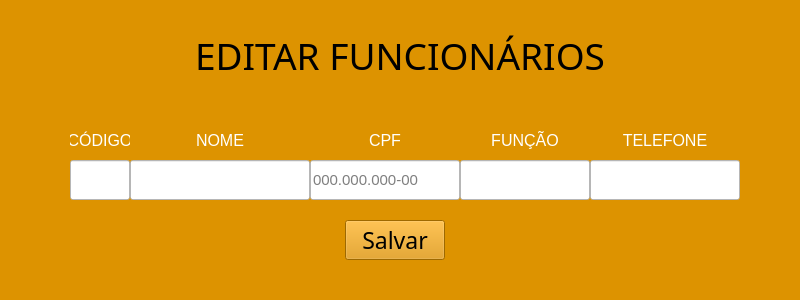
<?xml version="1.0" encoding="UTF-8"?>
<ui version="4.0">
 <class>MainWindow</class>
 <widget class="QMainWindow" name="MainWindow">
  <property name="geometry">
   <rect>
    <x>0</x>
    <y>0</y>
    <width>800</width>
    <height>300</height>
   </rect>
  </property>
  <property name="minimumSize">
   <size>
    <width>800</width>
    <height>300</height>
   </size>
  </property>
  <property name="windowTitle">
   <string>MainWindow</string>
  </property>
  <property name="styleSheet">
   <string notr="true">background-color: rgb(221, 147, 0);</string>
  </property>
  <widget class="QWidget" name="centralwidget">
   <widget class="QLineEdit" name="lineEdit_3">
    <property name="geometry">
     <rect>
      <x>130</x>
      <y>160</y>
      <width>180</width>
      <height>40</height>
     </rect>
    </property>
    <property name="font">
     <font>
      <pointsize>11</pointsize>
     </font>
    </property>
    <property name="styleSheet">
     <string notr="true">background-color: rgb(255, 255, 255);</string>
    </property>
   </widget>
   <widget class="QLabel" name="label_4">
    <property name="geometry">
     <rect>
      <x>130</x>
      <y>120</y>
      <width>180</width>
      <height>40</height>
     </rect>
    </property>
    <property name="font">
     <font>
      <family>Segoe UI</family>
      <pointsize>12</pointsize>
     </font>
    </property>
    <property name="styleSheet">
     <string notr="true">color: rgb(255, 255, 255);</string>
    </property>
    <property name="text">
     <string>NOME</string>
    </property>
    <property name="alignment">
     <set>Qt::AlignCenter</set>
    </property>
   </widget>
   <widget class="QLineEdit" name="lineEdit_2">
    <property name="geometry">
     <rect>
      <x>70</x>
      <y>160</y>
      <width>60</width>
      <height>40</height>
     </rect>
    </property>
    <property name="font">
     <font>
      <pointsize>11</pointsize>
     </font>
    </property>
    <property name="styleSheet">
     <string notr="true">background-color: rgb(255, 255, 255);</string>
    </property>
   </widget>
   <widget class="QLineEdit" name="lineEdit_5">
    <property name="geometry">
     <rect>
      <x>460</x>
      <y>160</y>
      <width>130</width>
      <height>40</height>
     </rect>
    </property>
    <property name="font">
     <font>
      <pointsize>11</pointsize>
     </font>
    </property>
    <property name="styleSheet">
     <string notr="true">background-color: rgb(255, 255, 255);</string>
    </property>
   </widget>
   <widget class="QLineEdit" name="lineEdit_4">
    <property name="geometry">
     <rect>
      <x>310</x>
      <y>160</y>
      <width>150</width>
      <height>40</height>
     </rect>
    </property>
    <property name="font">
     <font>
      <pointsize>11</pointsize>
     </font>
    </property>
    <property name="styleSheet">
     <string notr="true">background-color: rgb(255, 255, 255);</string>
    </property>
    <property name="placeholderText">
     <string>000.000.000-00</string>
    </property>
   </widget>
   <widget class="QLabel" name="label_5">
    <property name="geometry">
     <rect>
      <x>310</x>
      <y>120</y>
      <width>150</width>
      <height>40</height>
     </rect>
    </property>
    <property name="font">
     <font>
      <family>Segoe UI</family>
      <pointsize>12</pointsize>
     </font>
    </property>
    <property name="styleSheet">
     <string notr="true">color: rgb(255, 255, 255);</string>
    </property>
    <property name="text">
     <string>CPF</string>
    </property>
    <property name="alignment">
     <set>Qt::AlignCenter</set>
    </property>
   </widget>
   <widget class="QLabel" name="label_3">
    <property name="geometry">
     <rect>
      <x>70</x>
      <y>120</y>
      <width>60</width>
      <height>40</height>
     </rect>
    </property>
    <property name="font">
     <font>
      <family>Segoe UI</family>
      <pointsize>12</pointsize>
     </font>
    </property>
    <property name="styleSheet">
     <string notr="true">color: rgb(255, 255, 255);</string>
    </property>
    <property name="text">
     <string>CÓDIGO</string>
    </property>
    <property name="alignment">
     <set>Qt::AlignCenter</set>
    </property>
   </widget>
   <widget class="QLabel" name="label_6">
    <property name="geometry">
     <rect>
      <x>460</x>
      <y>120</y>
      <width>130</width>
      <height>40</height>
     </rect>
    </property>
    <property name="font">
     <font>
      <family>Segoe UI</family>
      <pointsize>12</pointsize>
     </font>
    </property>
    <property name="styleSheet">
     <string notr="true">color: rgb(255, 255, 255);</string>
    </property>
    <property name="text">
     <string>FUNÇÃO</string>
    </property>
    <property name="alignment">
     <set>Qt::AlignCenter</set>
    </property>
   </widget>
   <widget class="QLabel" name="label_7">
    <property name="geometry">
     <rect>
      <x>590</x>
      <y>120</y>
      <width>150</width>
      <height>40</height>
     </rect>
    </property>
    <property name="font">
     <font>
      <family>Segoe UI</family>
      <pointsize>12</pointsize>
     </font>
    </property>
    <property name="styleSheet">
     <string notr="true">color: rgb(255, 255, 255);</string>
    </property>
    <property name="text">
     <string>TELEFONE</string>
    </property>
    <property name="alignment">
     <set>Qt::AlignCenter</set>
    </property>
   </widget>
   <widget class="QLineEdit" name="lineEdit_6">
    <property name="geometry">
     <rect>
      <x>590</x>
      <y>160</y>
      <width>150</width>
      <height>40</height>
     </rect>
    </property>
    <property name="font">
     <font>
      <pointsize>11</pointsize>
     </font>
    </property>
    <property name="styleSheet">
     <string notr="true">background-color: rgb(255, 255, 255);</string>
    </property>
   </widget>
   <widget class="QPushButton" name="botaoSalvar">
    <property name="geometry">
     <rect>
      <x>345</x>
      <y>220</y>
      <width>100</width>
      <height>40</height>
     </rect>
    </property>
    <property name="font">
     <font>
      <family>Bodoni MT</family>
      <pointsize>17</pointsize>
     </font>
    </property>
    <property name="cursor">
     <cursorShape>PointingHandCursor</cursorShape>
    </property>
    <property name="styleSheet">
     <string notr="true">background-color: rgb(227, 131, 0);
color: rgb(53, 41,5);
pushButton{
border-styler: inset;
border-width: medium; 
#border-color: rgb(53, 41, 5);
box-shadow: black 60px -16px;
border-radius: 50px;
}
</string>
    </property>
    <property name="text">
     <string>Salvar</string>
    </property>
   </widget>
   <widget class="QLabel" name="label_8">
    <property name="geometry">
     <rect>
      <x>10</x>
      <y>20</y>
      <width>70</width>
      <height>60</height>
     </rect>
    </property>
    <property name="text">
     <string/>
    </property>
    <property name="pixmap">
     <pixmap>../site_hamb/burguer2.png</pixmap>
    </property>
    <property name="scaledContents">
     <bool>true</bool>
    </property>
   </widget>
   <widget class="QLabel" name="label_9">
    <property name="geometry">
     <rect>
      <x>720</x>
      <y>20</y>
      <width>70</width>
      <height>60</height>
     </rect>
    </property>
    <property name="text">
     <string/>
    </property>
    <property name="pixmap">
     <pixmap>../site_hamb/burguer2.png</pixmap>
    </property>
    <property name="scaledContents">
     <bool>true</bool>
    </property>
   </widget>
   <widget class="QLabel" name="label">
    <property name="geometry">
     <rect>
      <x>150</x>
      <y>20</y>
      <width>500</width>
      <height>70</height>
     </rect>
    </property>
    <property name="font">
     <font>
      <family>Algerian</family>
      <pointsize>28</pointsize>
     </font>
    </property>
    <property name="text">
     <string>EDITAR FUNCIONÁRIOS</string>
    </property>
    <property name="alignment">
     <set>Qt::AlignCenter</set>
    </property>
   </widget>
   <widget class="QLabel" name="label_10">
    <property name="geometry">
     <rect>
      <x>700</x>
      <y>20</y>
      <width>80</width>
      <height>70</height>
     </rect>
    </property>
    <property name="text">
     <string/>
    </property>
    <property name="pixmap">
     <pixmap>burguer2.png</pixmap>
    </property>
    <property name="scaledContents">
     <bool>true</bool>
    </property>
   </widget>
   <widget class="QLabel" name="label_11">
    <property name="geometry">
     <rect>
      <x>30</x>
      <y>20</y>
      <width>80</width>
      <height>70</height>
     </rect>
    </property>
    <property name="text">
     <string/>
    </property>
    <property name="pixmap">
     <pixmap>burguer2.png</pixmap>
    </property>
    <property name="scaledContents">
     <bool>true</bool>
    </property>
   </widget>
  </widget>
  <widget class="QMenuBar" name="menubar">
   <property name="geometry">
    <rect>
     <x>0</x>
     <y>0</y>
     <width>800</width>
     <height>21</height>
    </rect>
   </property>
  </widget>
  <widget class="QStatusBar" name="statusbar"/>
 </widget>
 <tabstops>
  <tabstop>lineEdit_2</tabstop>
  <tabstop>lineEdit_3</tabstop>
  <tabstop>lineEdit_4</tabstop>
  <tabstop>lineEdit_5</tabstop>
  <tabstop>lineEdit_6</tabstop>
  <tabstop>botaoSalvar</tabstop>
 </tabstops>
 <resources/>
 <connections/>
</ui>
